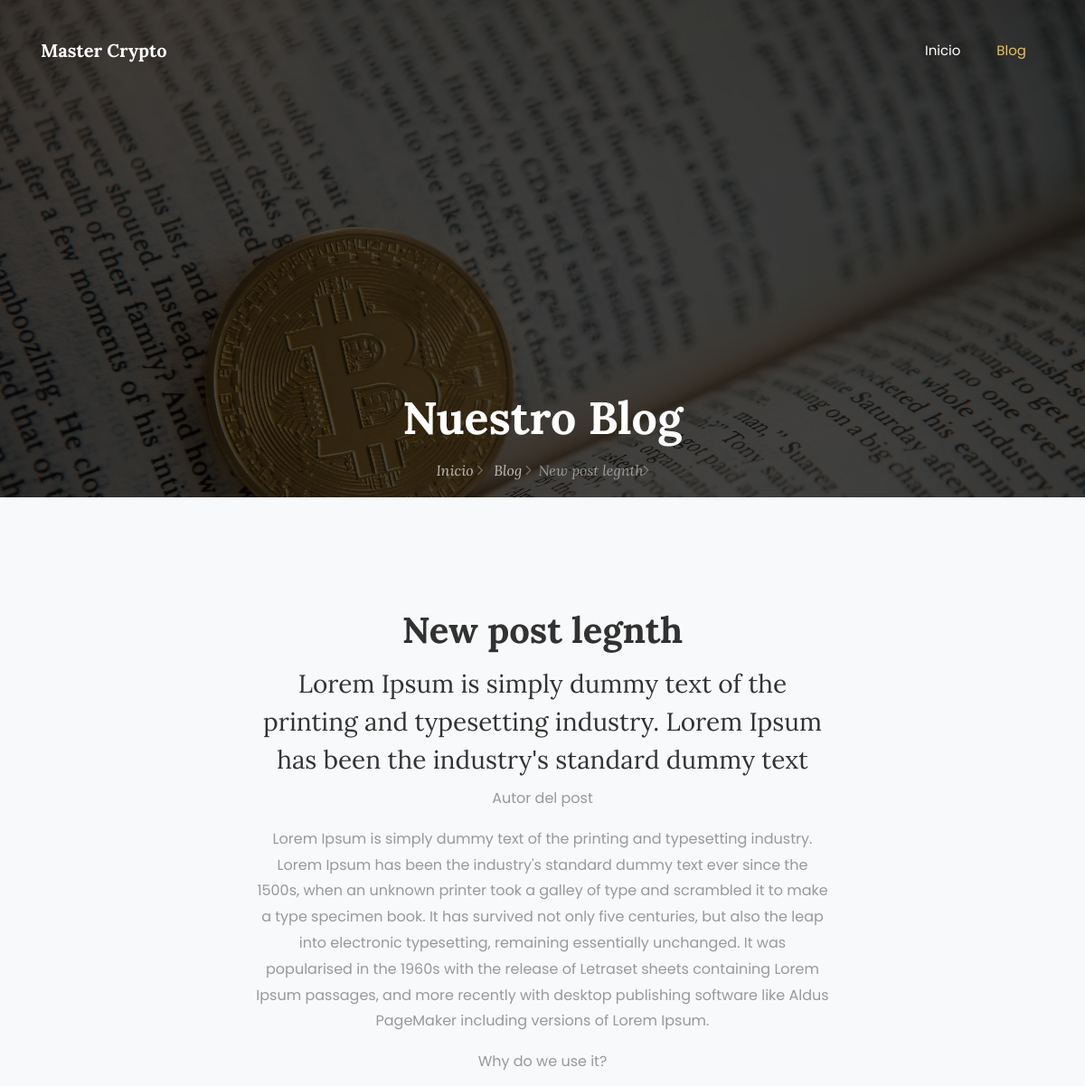
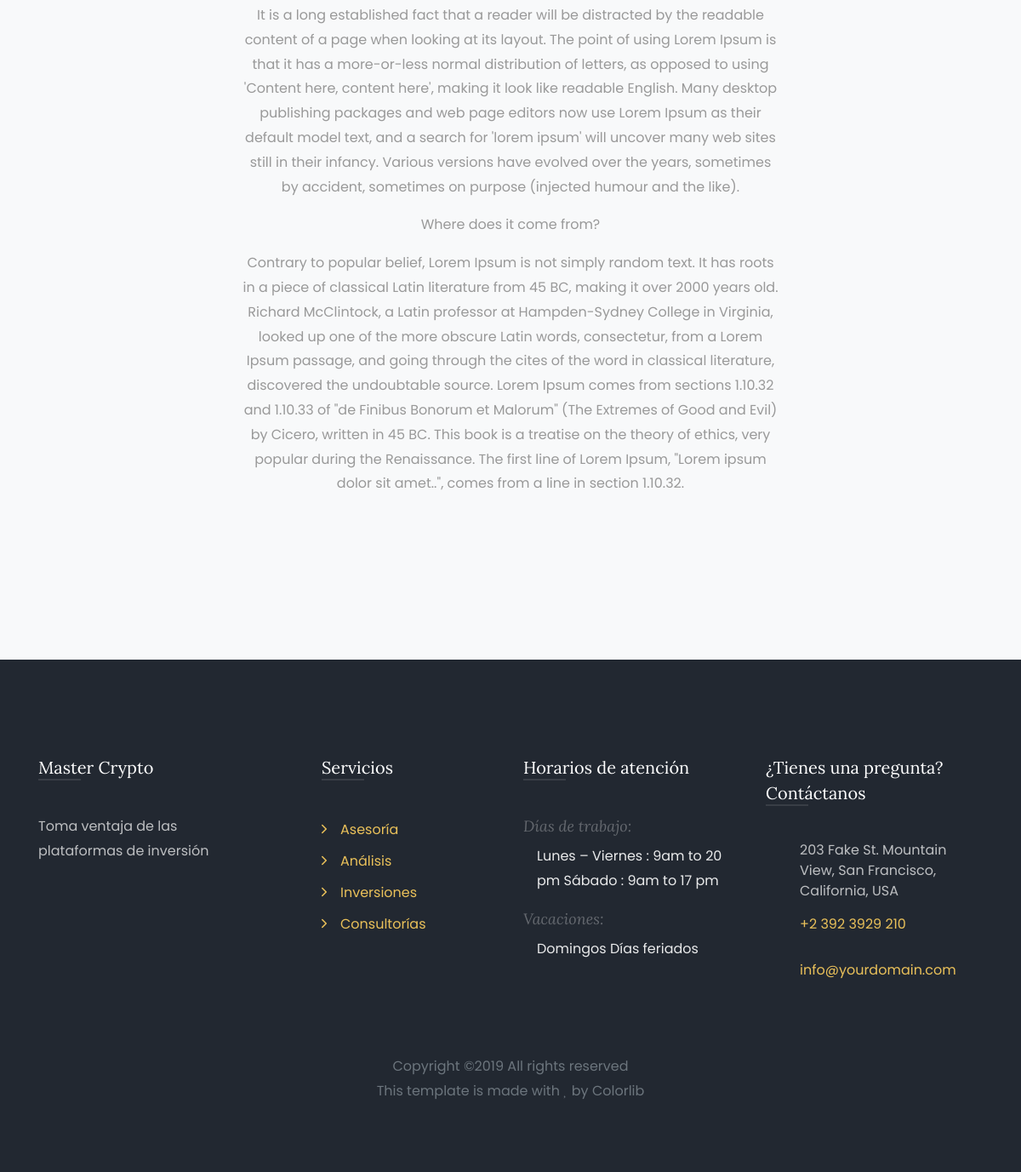
Screenshot of /post/8 with the database file from the repository (2 pictures, top to bottom).
### mastercrypto/models.py (models this page shows, shortened)
class Post(db.Model):
    id = db.Column(db.Integer, primary_key=True)
    title = db.Column(db.String(100), nullable=False)
    subtitle = db.Column(db.String(200), nullable=False)
    photo_url = db.Column(db.String(256), nullable=False)
    date_posted = db.Column(db.DateTime, nullable=False, default=datetime.utcnow)
    status = db.Column(db.String(16), nullable=False)
    content = db.Column(db.Text, nullable=False)
    user_id = db.Column(db.Integer, db.ForeignKey('user.id'), nullable=False)

### mastercrypto/posts/views.py (the view)
@posts.route('/post/<int:post_id>', methods=['GET', 'POST'])
def post(post_id):
    post = Post.query.get_or_404(post_id)
    return render_template('post.html', post=post)

### mastercrypto/templates/post.html (shortened to what this page needs)
<!DOCTYPE html>
<html lang="en">
<head>
  <link rel="stylesheet" href="{{ url_for('static', filename='css/open-iconic-bootstrap.min.css')}}">
  <link rel="stylesheet" href="{{ url_for('static', filename='css/animate.css')}}">
  <link rel="stylesheet" href="{{ url_for('static', filename='css/owl.carousel.min.css')}}">
  <link rel="stylesheet" href="{{ url_for('static', filename='css/owl.theme.default.min.css')}}">
  <link rel="stylesheet" href="{{ url_for('static', filename='css/magnific-popup.css')}}">
  <link rel="stylesheet" href="{{ url_for('static', filename='css/aos.css')}}">
  <link rel="stylesheet" href="{{ url_for('static', filename='css/ionicons.min.css')}}">
  <link rel="stylesheet" href="{{ url_for('static', filename='css/bootstrap-datepicker.css')}}">
  <link rel="stylesheet" href="{{ url_for('static', filename='css/jquery.timepicker.css')}}">
  <link rel="stylesheet" href="{{ url_for('static', filename='css/flaticon.css')}}">
  <link rel="stylesheet" href="{{ url_for('static', filename='css/icomoon.css')}}">
  <link rel="stylesheet" href="{{ url_for('static', filename='css/style.css')}}">
</head>
  <body>
	  <nav class="navbar navbar-expand-lg navbar-dark ftco_navbar bg-dark ftco-navbar-light" id="ftco-navbar">
	    <div class="container">
	      <a class="navbar-brand" href="{{url_for('core.index')}}">Master Crypto</a>
	      <div class="collapse navbar-collapse" id="ftco-nav">
	        <ul class="navbar-nav ml-auto">
	          <li class="nav-item"><a href="{{url_for('core.index')}}" class="nav-link">Inicio</a></li>
	          <li class="nav-item active"><a href="{{url_for('core.blog')}}" class="nav-link">Blog</a></li>
	        </ul>
	      </div>
	    </div>
	  </nav>
    <section class="hero-wrap hero-wrap-2" style="background-image: -webkit-linear-gradient(rgba(0, 0, 0, 0.3), rgba(0, 0, 0, 0.3)), url({{ url_for('static', filename='images/hero-post.jpg') }}); height: 550px;" data-stellar-background-ratio="0.5">
      <div class="overlay"></div>
      <div class="container">
        <div class="row no-gutters slider-text align-items-end justify-content-center">
          <div class="col-md-9 ftco-animate pb-5 text-center">
            <h1 class="mb-3 bread">Nuestro Blog</h1>
            <p class="breadcrumbs"><span class="mr-2"><a href="{{url_for('core.index')}}">Inicio <i class="ion-ios-arrow-forward"></i></a></span> <span class="mr-2"><a href="{{url_for('core.blog')}}">Blog <i class="ion-ios-arrow-forward"></i></a></span><span>{{ post.title }}<i class="ion-ios-arrow-forward"></i></span></p>
          </div>
        </div>
      </div>
    </section>
    <section class="ftco-section bg-light">
      <div class="container">
        <div class="row justify-content-center mb-5 pb-3">
          <div class="col-md-7 heading-section text-center ftco-animate">
            <h2>{{ post.title }}</h2>
            <h3>{{ post.subtitle }}</h3>
            <p>Autor del post</p>
            <p>{{ post.content|safe }}</p>
          </div>
        </div>
      </div>
    </section>
    <footer class="ftco-footer ftco-bg-dark ftco-section">
      <div class="container">
        <div class="row mb-5">
          <div class="col-md">
            <div class="ftco-footer-widget mb-4">
              <h2 class="ftco-heading-2">Master Crypto</h2>
              <p>Toma ventaja de las plataformas de inversión</p>
              <ul class="ftco-footer-social list-unstyled float-md-left float-lft mt-5">
              </ul>
            </div>
          </div>
          <div class="col-md">
            <div class="ftco-footer-widget mb-4 ml-md-5">
              <h2 class="ftco-heading-2">Servicios</h2>
              <ul class="list-unstyled">
                <li><a href="#" class="py-1 d-block"><span class="ion-ios-arrow-forward mr-3"></span>Asesoría</a></li>
                <li><a href="#" class="py-1 d-block"><span class="ion-ios-arrow-forward mr-3"></span>Análisis</a></li>
                <li><a href="#" class="py-1 d-block"><span class="ion-ios-arrow-forward mr-3"></span>Inversiones</a></li>
                <li><a href="#" class="py-1 d-block"><span class="ion-ios-arrow-forward mr-3"></span>Consultorías</a></li>
              </ul>
            </div>
          </div>
          <div class="col-md">
             <div class="ftco-footer-widget mb-4">
              <h2 class="ftco-heading-2">Horarios de atención</h2>
              <div class="opening-hours">
              	<h4>Días de trabajo:</h4>
              	<p class="pl-3">
              		<span>Lunes – Viernes : 9am to 20 pm</span>
              		<span>Sábado : 9am to 17 pm</span>
              	</p>
              	<h4>Vacaciones:</h4>
              	<p class="pl-3">
              		<span>Domingos</span>
              		<span>Días feriados</span>
              	</p>
              </div>
            </div>
          </div>
          <div class="col-md">
            <div class="ftco-footer-widget mb-4">
            	<h2 class="ftco-heading-2">¿Tienes una pregunta? Contáctanos</h2>
            	<div class="block-23 mb-3">
	              <ul>
	                <li><span class="icon icon-map-marker"></span><span class="text">203 Fake St. Mountain View, San Francisco, California, USA</span></li>
	                <li><a href="#"><span class="icon icon-phone"></span><span class="text">+2 392 3929 210</span></a></li>
	                <li><a href="#"><span class="icon icon-envelope"></span><span class="text">info@yourdomain.com</span></a></li>
	              </ul>
	            </div>
            </div>
          </div>
        </div>
        <div class="row">
          <div class="col-md-12 text-center">
            <p style="color:#6c757d">
  Copyright &copy;<script>document.write(new Date().getFullYear());</script> All rights reserved <br>
   This template is made with <i style="color: #6c757d" class="icon-heart color-danger" aria-hidden="true"></i> by <a href="https://colorlib.com" target="_blank" style="color:#6c757d">Colorlib</a>
  </p>
          </div>
        </div>
      </div>
    </footer>
  </body>
</html>

### mastercrypto/static/css/icomoon.css (style rules this page uses)
[class^="icon-"], [class*=" icon-"] { font-family: 'icomoon' !important; speak: none; font-style: normal; font-weight: normal; font-variant: normal; text-transform: none; line-height: 1; -webkit-font-smoothing: antialiased; -moz-osx-font-smoothing: grayscale; }
.icon-heart:before { content: "\f004"; }
.icon-map-marker:before { content: "\f041"; }
.icon-phone:before { content: "\f095"; }
.icon-envelope:before { content: "\f0e0"; }

### rows the page displays
Post: title "New post legnth", subtitle "Lorem Ipsum is simply dummy text of the printing and typesetting industry. Lorem Ipsum has been the industry's standard dummy text", content "Lorem Ipsum is simply dummy text of the printing and typesetting industry. Lorem Ipsum has been the industry's standard dummy text ever since the 1500s, when an unknown printer took a galley of type and scrambled it to make a type specimen book. It has survived not only five centuries, but also the leap into electronic typesetting, remaining essentially unchanged. It was popularised in the 1960s with the release of Letraset sheets containing Lorem Ipsum passages, and more recently with desktop publishing software like Aldus PageMaker including versions of Lorem Ipsum. Why do we use it? It is a long established fact that a reader will be distracted by the readable content of a page when…"
